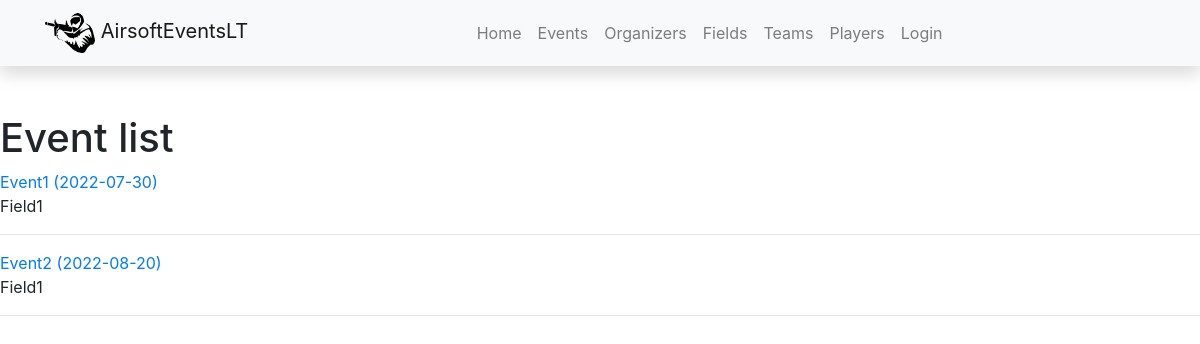
/events/list/, run on the app's committed database.
### events/models.py (models this page shows, shortened)
class Event(models.Model):
    name = models.CharField('Name of the event',  max_length=150)
    date = models.DateTimeField('Date of event', null=True, blank=True)
    organizer = models.ForeignKey("Organizer", related_name='event_organizers', on_delete=models.SET_NULL, null=True)
    field = models.ForeignKey('Field', on_delete=models.SET_NULL, null=True)
    description = HTMLField(null=True)
    price = models.FloatField("Price")
    max_players = models.IntegerField("Maximum player number")
    registered_players  = models.IntegerField("Registered player number")
    created_on = models.DateTimeField(auto_now_add=True)
    class Meta:
        verbose_name = _("Event")
        verbose_name_plural = _("Events")

class Field(models.Model):
    name = models.CharField('Name of the game field',  max_length=150)
    location_long = models.CharField('Location longitude', max_length=50, null=True)
    location_lat = models.CharField('Location latitude', max_length=50, null=True)
    description = HTMLField(null=True)
    field_map = models.ImageField('Image of the map', upload_to='events/static/maps', null=True)
    class Meta:
        verbose_name = _("Field")
        verbose_name_plural = _("Fields")
    def __str__(self):
        return self.name

### events/views.py (the view)
# urls.py: path('list/', views.EventListView.as_view(), name='event_list'),
class EventListView(generic.ListView):
    model = Event
    context_object_name = 'events'
    template_name = 'event_list.html'

### events/templates/event_list.html
{% extends "base.html" %}
{% load i18n %}
{% block content %}
<h1>Event list</h1>
{% if events %}
<div>
    {% for event in events %}
    <a href={{ event.id }} <div> {{ event.name }} ({{ event.date|date:"Y-m-d" }}) </div></a>
    <div> {{ event.field }}
    <hr>
    {% endfor %}
</div>
{% else %}
<div> No events yet </div>
{% endif %}
{% endblock %}

### data on the page
Event: name "Event1", date "2022-07-30", field "Field1"
Event: name "Event2", date "2022-08-20", field "Field1"
